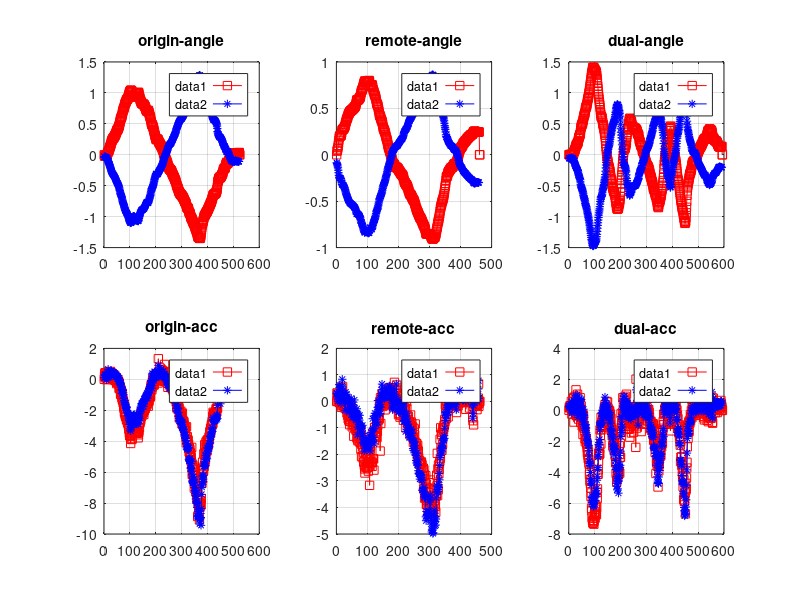
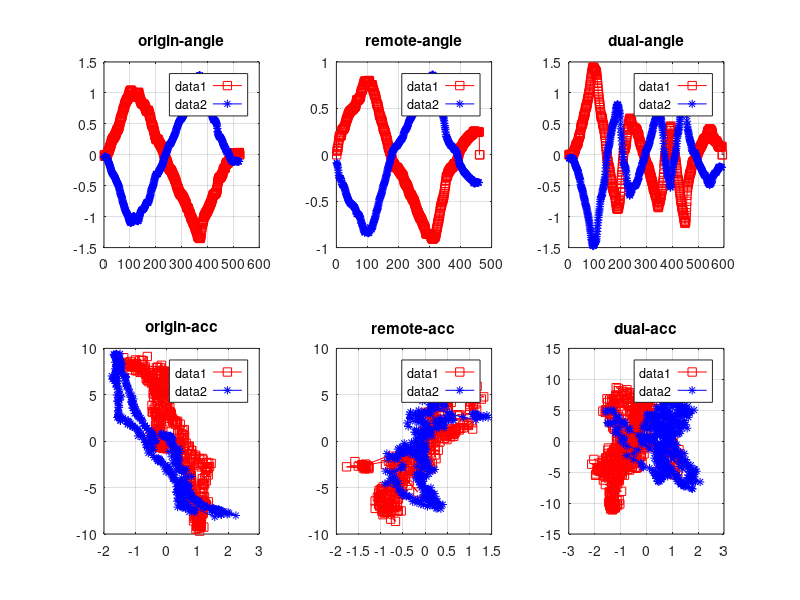
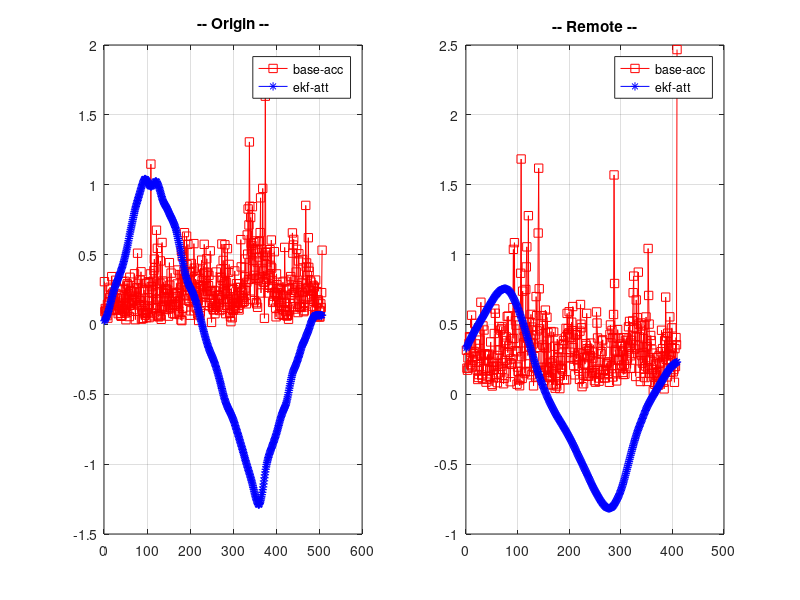

Source code (MATLAB) for these figures, in order:
%%%%%%%%%%%%%%%%%%%%%%%%%%%%%%%%%%%%%%%%%%%%%%%%%%%%%%%%%%%%%%%%%%%%%%%%%%%%%%%%%%%%%%%%%5
%%%% Gesture Roll analyse 
%%%%
%%%%            ZHAOCHAO
%%%%                2016-11-08
%%%%%%%%%%%%%%%%%%%%%%%%%%%%%%%%%%%%%%%%%%%%%%%%%%%%%%%%%%%%%%%%%%%%%%%%%%%%%%%%%%%%%%%%%%%%%%%%%%
%%%%

figure(1);
figure(2);

%%%% roll-origin 

load data_origin_slow.dat

dat = data_origin_slow;

index_left = find(dat(:,1) == 0);
origin_left_att = dat(index_left, 2:4);
origin_left_acc = dat(index_left, 8:10);
origin_left_gyro = dat(index_left, 5:7);


index_right = find(dat(:,1) == 2);
origin_right_att = dat(index_right, 2:4);
origin_right_acc = dat(index_right, 8:10);
origin_right_gyro = dat(index_right, 5:7);

figure(1);
% att
% x-t, y-z
subplot(2,3,1);
tmp_t = [1: 1: size(origin_left_att(:,1), 1)];
plot(tmp_t, origin_left_att(:,2), 'rs-');
hold on;
tmp_t = [1: 1: size(origin_right_att(:,1), 1)];
plot(tmp_t, origin_right_att(:,2), 'b*-');
grid on;
legend('left', 'right');
title('origin-angle');

% acc
% x-x, y-z
subplot(2,3,4);
tmp_t = [1: 1: size(origin_left_acc(:,1), 1)];
plot(tmp_t, origin_left_acc(:,2), 'rs-');
hold on;
tmp_t = [1: 1: size(origin_right_acc(:,1), 1)];
plot(tmp_t, origin_right_acc(:,2), 'b*-');
grid on;
legend('left', 'right');
title('origin-acc');

figure(2);
% att
% x-t, y-z
subplot(2,3,1);
tmp_t = [1: 1: size(origin_left_att(:,1), 1)];
plot(tmp_t, origin_left_att(:,2), 'rs-');
hold on;
tmp_t = [1: 1: size(origin_right_att(:,1), 1)];
plot(tmp_t, origin_right_att(:,2), 'b*-');
grid on;
legend('left', 'right');
title('origin-angle');

% acc
% x-x, y-z
subplot(2,3,4);
plot(origin_left_acc(:,1), origin_left_acc(:,3), 'rs-');
hold on;
plot(origin_right_acc(:,1), origin_right_acc(:,3), 'b*-');
grid on;
legend('left', 'right');
title('origin-acc');


%%%% roll-remote

load data_remote_slow.dat

dat = data_remote_slow;

index_left = find(dat(:,1) == 0);
remote_left_att = dat(index_left, 2:4);
remote_left_acc = dat(index_left, 8:10);
remote_left_gyro = dat(index_left, 5:7);

index_right = find(dat(:,1) == 2);
remote_right_att = dat(index_right, 2:4);
remote_right_acc = dat(index_right, 8:10);
remote_right_gyro = dat(index_right, 5:7);

figure(1);
% att
% x-x, y-z
subplot(2,3,2);
tmp_t = [1: 1: size(remote_left_att(:,1), 1)];
plot(tmp_t, remote_left_att(:,2), 'rs-');
hold on;
tmp_t = [1: 1: size(remote_right_att(:,1), 1)];
plot(tmp_t, remote_right_att(:,2), 'b*-');
grid on;
legend('left', 'right');
title('remote-angle');

% acc
% x-x, y-z
subplot(2,3,5);
tmp_t = [1: 1: size(remote_left_acc(:,1), 1)];
plot(tmp_t, remote_left_acc(:,2), 'rs-');
hold on;
tmp_t = [1: 1: size(remote_right_acc(:,1), 1)];
plot(tmp_t, remote_right_acc(:,2), 'b*-');
grid on;
legend('left', 'right');
title('remote-acc');


figure(2);
% att
% x-x, y-z
subplot(2,3,2);
tmp_t = [1: 1: size(remote_left_att(:,1), 1)];
plot(tmp_t, remote_left_att(:,2), 'rs-');
hold on;
tmp_t = [1: 1: size(remote_right_att(:,1), 1)];
plot(tmp_t, remote_right_att(:,2), 'b*-');
grid on;
legend('left', 'right');
title('remote-angle');

% acc
% x-x, y-z
subplot(2,3,5);
plot(remote_left_acc(:,1), remote_left_acc(:,3), 'rs-');
hold on;
plot(remote_right_acc(:,1), remote_right_acc(:,3), 'b*-');
grid on;
legend('left', 'right');
title('remote-acc');


%%%% roll-dual

load data_dual_slow.dat

dat = data_dual_slow;

index_left = find(dat(:,1) == 0);
dual_left_att = dat(index_left, 2:4);
dual_left_acc = dat(index_left, 8:10);
dual_left_gyro = dat(index_left, 5:7);

index_right = find(dat(:,1) == 2);
dual_right_att = dat(index_right, 2:4);
dual_right_acc = dat(index_right, 8:10);
dual_right_gyro = dat(index_right, 5:7);


figure(1);
% att
% x-x, y-z
subplot(2,3,3);
tmp_t = [1: 1: size(dual_left_att(:,1), 1)];
plot(tmp_t, dual_left_att(:,2), 'rs-');
hold on;
tmp_t = [1: 1: size(dual_right_att(:,1), 1)];
plot(tmp_t, dual_right_att(:,2), 'b*-');
grid on;
legend('left', 'right');
title('dual-angle');

% acc
% x-x, y-z
subplot(2,3,6);
tmp_t = [1: 1: size(dual_left_acc(:,1), 1)];
plot(tmp_t, dual_left_acc(:,2), 'rs-');
hold on;
tmp_t = [1: 1: size(dual_right_acc(:,1), 1)];
plot(tmp_t, dual_right_acc(:,2), 'b*-');
grid on;
legend('left', 'right');
title('dual-acc');


figure(2);
% att
% x-x, y-z
subplot(2,3,3);
tmp_t = [1: 1: size(dual_left_att(:,1), 1)];
plot(tmp_t, dual_left_att(:,2), 'rs-');
hold on;
tmp_t = [1: 1: size(dual_right_att(:,1), 1)];
plot(tmp_t, dual_right_att(:,2), 'b*-');
grid on;
legend('left', 'right');
title('dual-angle');

% acc
% x-x, y-z
subplot(2,3,6);
plot(dual_left_acc(:,1), dual_left_acc(:,3), 'rs-');
hold on;
plot(dual_right_acc(:,1), dual_right_acc(:,3), 'b*-');
grid on;
legend('left', 'right');
title('dual-acc');


%%%%%%%%%%%%%%%%%%%%%%%%%%%%%%%%%%%%%%%%%%%%%%%%%%%%%%%%%%%%%%%%%%%%%%%%%%%%%%%%%%%%%%%%%%%%%%%%%%%
%%%%  Origin
%%%%  delta-theta

SLIDE_WINDOWS_WIDTH = 15;

origin_size = min(min(size(origin_left_att, 1), size(origin_left_acc, 1)), ...
    min(size(origin_right_att, 1), size(origin_right_acc, 1))) - SLIDE_WINDOWS_WIDTH;

delta_origin_left_att = zeros(origin_size, 3);
delta_origin_left_acc = zeros(origin_size, 3);
delta_origin_left_gyro = zeros(origin_size, 3);
delta_origin_left_t = zeros(origin_size, 1);

delta_origin_right_att = zeros(origin_size, 3);
delta_origin_right_acc = zeros(origin_size, 3);
delta_origin_right_gyro = zeros(origin_size, 3);
delta_origin_right_t = zeros(origin_size, 1);

% origin_left_att & origin_left_acc
% origin_right_att & origin_right_acc
for index = 1 : origin_size
    delta_origin_left_att(index, :) = sum(origin_left_att(index : (index + SLIDE_WINDOWS_WIDTH), :))/(SLIDE_WINDOWS_WIDTH + 1);
    delta_origin_left_acc(index, :) = sum(origin_left_acc(index : (index + SLIDE_WINDOWS_WIDTH), :))/(SLIDE_WINDOWS_WIDTH + 1);
    delta_origin_left_gyro(index, :) = sum(origin_left_gyro(index : (index + SLIDE_WINDOWS_WIDTH), :))/(SLIDE_WINDOWS_WIDTH + 1);
    
    delta_origin_right_att(index, :) = sum(origin_right_att(index : (index + SLIDE_WINDOWS_WIDTH), :))/(SLIDE_WINDOWS_WIDTH + 1);
    delta_origin_right_acc(index, :) = sum(origin_right_acc(index : (index + SLIDE_WINDOWS_WIDTH), :))/(SLIDE_WINDOWS_WIDTH + 1);
    delta_origin_right_gyro(index, :) = sum(origin_right_gyro(index : (index + SLIDE_WINDOWS_WIDTH), :))/(SLIDE_WINDOWS_WIDTH + 1);
end

for index = 1 : origin_size -1
   delta_origin_left_acc(index, :) = origin_left_acc(index + 1, :) - origin_left_acc(index, :); 
%    delta_origin_left_t(index) = sum(delta_origin_left_att(index, 1) / delta_origin_left_gyro(index, 1) ...
%                                     + delta_origin_left_att(index, 2) / delta_origin_left_gyro(index, 2) ...
%                                     + delta_origin_left_att(index, 3) / delta_origin_left_gyro(index, 3)) / 3;
   
   delta_origin_right_acc(index, :) = origin_right_acc(index + 1, :) - origin_right_acc(index, :);
%    delta_origin_right_t(index) = sum(delta_origin_right_att(index, 1) / delta_origin_right_gyro(index, 1) ...
%                                     + delta_origin_right_att(index, 2) / delta_origin_right_gyro(index, 2) ...
%                                     + delta_origin_right_att(index, 3) / delta_origin_right_gyro(index, 3)) / 3;

end

delta_origin_acc = (delta_origin_left_acc - delta_origin_right_acc) / 2;
delta_origin_gyro = (delta_origin_left_gyro - delta_origin_right_gyro) / 2;
delta_origin_att = (delta_origin_left_att - delta_origin_right_att) / 2;

m_delta_origin_acc = zeros(1, origin_size);
m_delta_origin_gyro = zeros(1, origin_size);

for index = 1 : origin_size
    m_delta_origin_acc(index) = sqrt( abs(delta_origin_acc(index, 1) .* delta_origin_acc(index, 1) ...
                            + delta_origin_acc(index, 2) .* delta_origin_acc(index, 2) ...
                            + delta_origin_acc(index, 3) .* delta_origin_acc(index, 3)));
    m_delta_origin_gyro(index) = sqrt( abs(delta_origin_left_gyro(index, 1) .* delta_origin_gyro(index, 1) ...
                            + delta_origin_gyro(index, 2) .* delta_origin_gyro(index, 2) ...
                            + delta_origin_gyro(index, 3) .* delta_origin_gyro(index, 3)));
end

% % % tmp_origin_left_att ./ delta_origin_left_acc
% % % delta_origin_left_att ./ delta_origin_left_acc
% % % delta_origin_left_gyro ./ delta_origin_left_acc
% % % delta_origin_left_gyro ./ delta_origin_acc 

kdt = (m_delta_origin_gyro ./ m_delta_origin_acc)

%%%% mean
mean(kdt)

%%%% var
var(kdt)

%%%% std
std(kdt)

% % % origin_left_dt = sum(delta_origin_left_t) / (size(delta_origin_left_t, 1)-1)
% % % origin_right_dt = sum(delta_origin_right_t) / (size(delta_origin_right_t, 1)-1)
% % % 
% % % origin_left_vec = delta_origin_left_acc .* origin_left_dt;
% % % origin_right_vec = delta_origin_right_acc .* origin_right_dt;

figure(4);

subplot(1, 2, 1);
tmp_t = [1: 1: size(m_delta_origin_acc, 2)];
plot(tmp_t, m_delta_origin_acc, 'rs-');
hold on;
tmp_t = [1: 1: size(delta_origin_att(:,1), 1)];
plot(tmp_t, delta_origin_att(:,2), 'b*-');
grid on;
legend('base-acc', 'ekf-att');
title('-- Origin --');



%%%%%%%%%%%%%%%%%%%%%%%%%%%%%%%%%%%%%%%%%%%%%%%%%%%%%%%%%%%%%%%%%%%%%%%%%%%%%%%%%%%%%%%%%%%%%%%%%%%%%%
%%%%  Remote 
%%%%  delta-theta

SLIDE_WINDOWS_WIDTH = 50;

remote_size = min(min(size(remote_left_att, 1), size(remote_left_acc, 1)), ...
    min(size(remote_right_att, 1), size(remote_right_acc, 1))) - SLIDE_WINDOWS_WIDTH;

delta_remote_left_att = zeros(remote_size, 3);
delta_remote_left_acc = zeros(remote_size, 3);
delta_remote_left_gyro = zeros(remote_size, 3);
delta_remote_left_t = zeros(remote_size, 1);

delta_remote_right_att = zeros(remote_size, 3);
delta_remote_right_acc = zeros(remote_size, 3);
delta_remote_right_gyro = zeros(remote_size, 3);
delta_remote_right_t = zeros(remote_size, 1);

% origin_left_att & origin_left_acc
% origin_right_att & origin_right_acc
for index = 1 : remote_size
    delta_remote_left_att(index, :) = sum(remote_left_att(index : (index + SLIDE_WINDOWS_WIDTH), :))/(SLIDE_WINDOWS_WIDTH + 1);
    delta_remote_left_acc(index, :) = sum(remote_left_acc(index : (index + SLIDE_WINDOWS_WIDTH), :))/(SLIDE_WINDOWS_WIDTH + 1);
    delta_remote_left_gyro(index, :) = sum(remote_left_gyro(index : (index + SLIDE_WINDOWS_WIDTH), :))/(SLIDE_WINDOWS_WIDTH + 1);
    
    delta_remote_right_att(index, :) = sum(remote_right_att(index : (index + SLIDE_WINDOWS_WIDTH), :))/(SLIDE_WINDOWS_WIDTH + 1);
    delta_remote_right_acc(index, :) = sum(remote_right_acc(index : (index + SLIDE_WINDOWS_WIDTH), :))/(SLIDE_WINDOWS_WIDTH + 1);
    delta_remote_right_gyro(index, :) = sum(remote_right_gyro(index : (index + SLIDE_WINDOWS_WIDTH), :))/(SLIDE_WINDOWS_WIDTH + 1);
end

for index = 1 : remote_size -1
   delta_remote_left_acc(index, :) = remote_left_acc(index + 1, :) - remote_left_acc(index, :); 
%    delta_origin_left_t(index) = sum(delta_origin_left_att(index, 1) / delta_origin_left_gyro(index, 1) ...
%                                     + delta_origin_left_att(index, 2) / delta_origin_left_gyro(index, 2) ...
%                                     + delta_origin_left_att(index, 3) / delta_origin_left_gyro(index, 3)) / 3;
   
   delta_remote_right_acc(index, :) = remote_right_acc(index + 1, :) - remote_right_acc(index, :);
%    delta_origin_right_t(index) = sum(delta_origin_right_att(index, 1) / delta_origin_right_gyro(index, 1) ...
%                                     + delta_origin_right_att(index, 2) / delta_origin_right_gyro(index, 2) ...
%                                     + delta_origin_right_att(index, 3) / delta_origin_right_gyro(index, 3)) / 3;

end

delta_remote_acc = (delta_remote_left_acc - delta_remote_right_acc) / 2;
delta_remote_gyro = (delta_remote_left_gyro - delta_remote_right_gyro) / 2;
delta_remote_att = (delta_remote_left_att - delta_remote_right_att) / 2;

m_delta_remote_acc = zeros(1, remote_size);
m_delta_remote_gyro = zeros(1, remote_size);

for index = 1 : remote_size
    m_delta_remote_acc(index) = sqrt( abs(delta_remote_acc(index, 1) .* delta_remote_acc(index, 1) ...
                            + delta_remote_acc(index, 2) .* delta_remote_acc(index, 2) ...
                            + delta_remote_acc(index, 3) .* delta_remote_acc(index, 3)));
    m_delta_remote_gyro(index) = sqrt( abs(delta_remote_left_gyro(index, 1) .* delta_remote_gyro(index, 1) ...
                            + delta_remote_gyro(index, 2) .* delta_remote_gyro(index, 2) ...
                            + delta_remote_gyro(index, 3) .* delta_remote_gyro(index, 3)));
end

% % % tmp_origin_left_att ./ delta_origin_left_acc
% % % delta_origin_left_att ./ delta_origin_left_acc
% % % delta_origin_left_gyro ./ delta_origin_left_acc
% % % delta_origin_left_gyro ./ delta_origin_acc 

kdt = (m_delta_remote_gyro ./ m_delta_remote_acc)

%%%% mean
mean(kdt)

%%%% var
var(kdt)

%%%% std
std(kdt)

figure(4);

subplot(1, 2, 2);
tmp_t = [1: 1: size(m_delta_remote_acc, 2)];
plot(tmp_t, m_delta_remote_acc, 'rs-');
hold on;
tmp_t = [1: 1: size(delta_remote_att(:,1), 1)];
plot(tmp_t, delta_remote_att(:,2), 'b*-');
grid on;
legend('base-acc', 'ekf-att');
title('-- Remote --');

% origin_left_dt = sum(delta_remote_left_t) / (size(delta_remote_left_t, 1)-1)
% origin_right_dt = sum(delta_remote_right_t) / (size(delta_remote_right_t, 1)-1)
% 
% origin_left_vec = delta_remote_left_acc .* origin_left_dt;
% origin_right_vec = delta_remote_right_acc .* origin_right_dt;
% 
% 
% (origin_left_vec ./ 0.03) - delta_origin_left_gyro





% SLIDE_WINDOWS_WIDTH = 3;
% 
% remote_size = min(min(size(remote_left_att, 1), size(remote_left_acc, 1)), ...
%     min(size(remote_right_att, 1), size(remote_right_acc, 1))) - SLIDE_WINDOWS_WIDTH;
% 
% delta_remote_left_att = zeros(remote_size, 3);
% delta_remote_left_acc = zeros(remote_size, 3);
% delta_remote_left_gyro = zeros(remote_size, 3);
% delta_remote_left_t = zeros(remote_size, 1);
% 
% delta_remote_right_att = zeros(remote_size, 3);
% delta_remote_right_acc = zeros(remote_size, 3);
% delta_remote_right_gyro = zeros(remote_size, 3);
% delta_remote_right_t = zeros(remote_size, 1);
% 
% for index = 1 : remote_size
%     
% end
